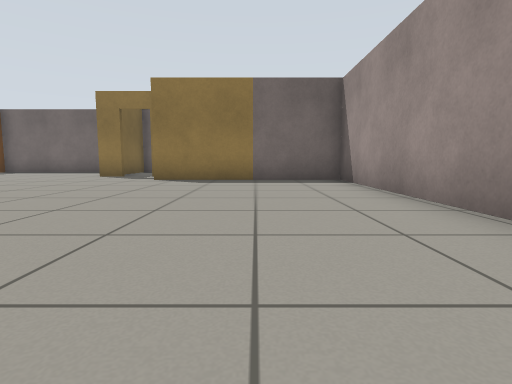
View 1 (above)

17 first-person views from a walk through a Gazebo world. The camera is 0.5 m above the floor, tilts 6° down and sees 80° across. The floor is counted in squares, 1 m on a side. Each view is taken from the middle of a square. On the plan, view 1 faces up. The plan holds only what a view shows up to about 9 squares ahead; the rest is blank.

View 2
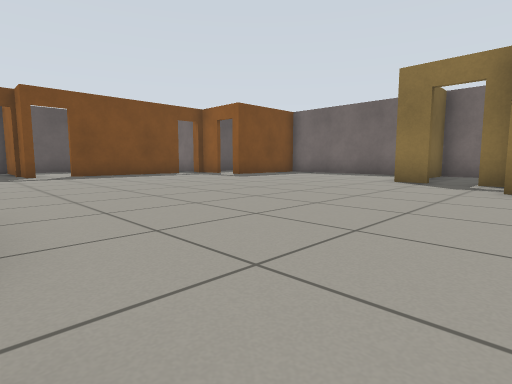

View 3
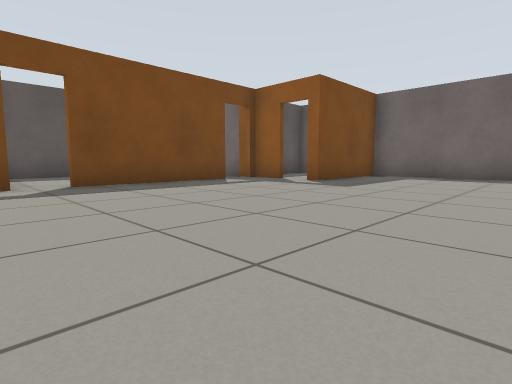

View 4
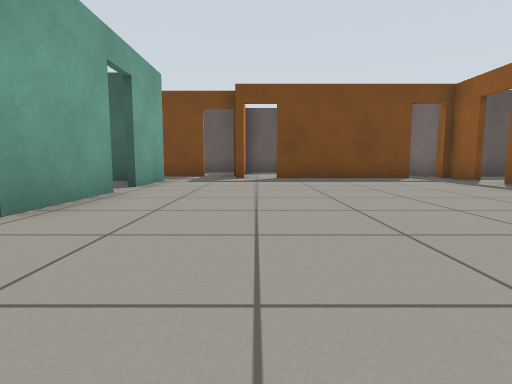

View 5
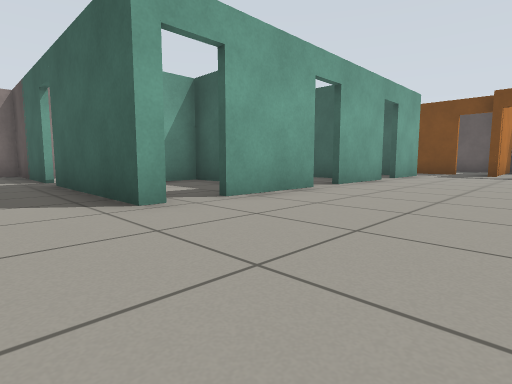

View 6
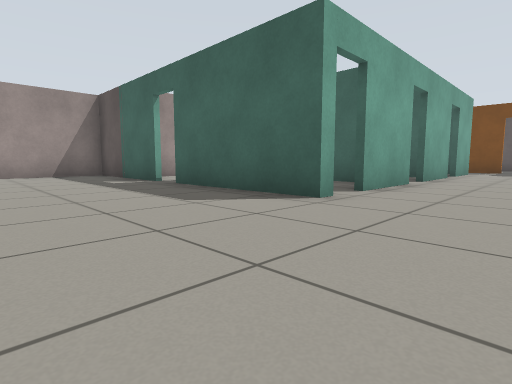

View 7
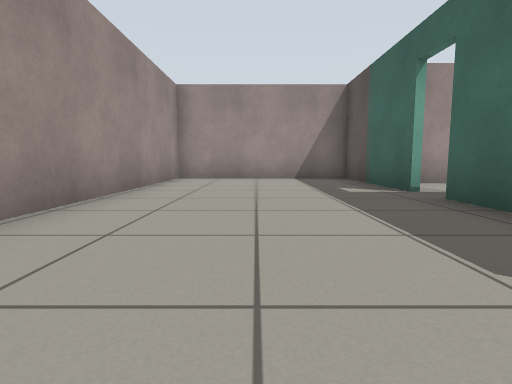

View 8
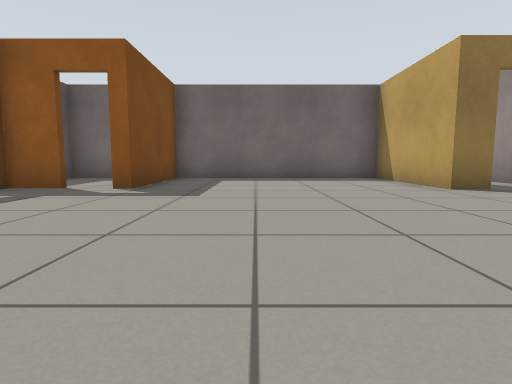

View 9
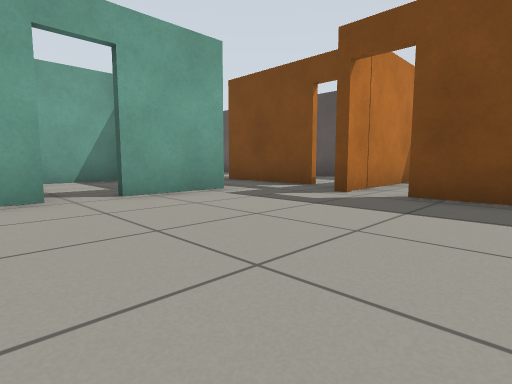

View 10
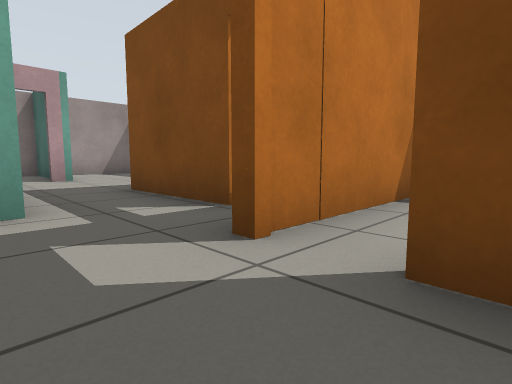

View 11
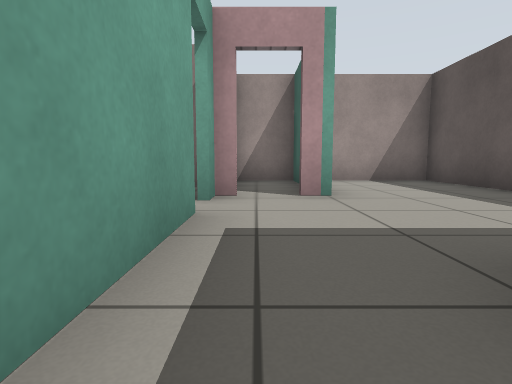

View 12
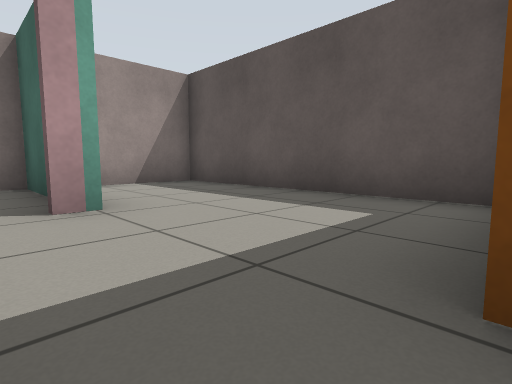

View 13
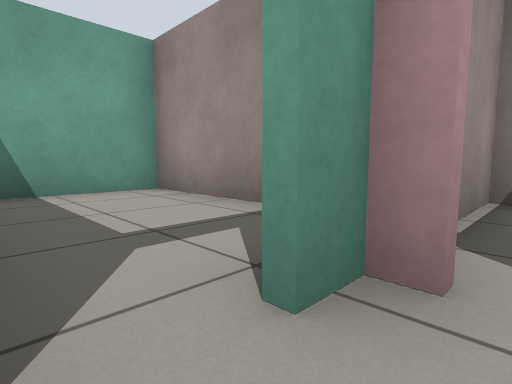

View 14
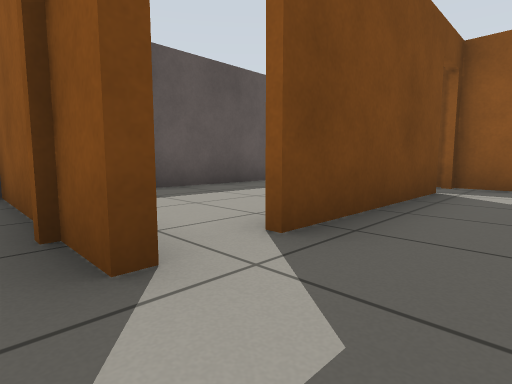

View 15
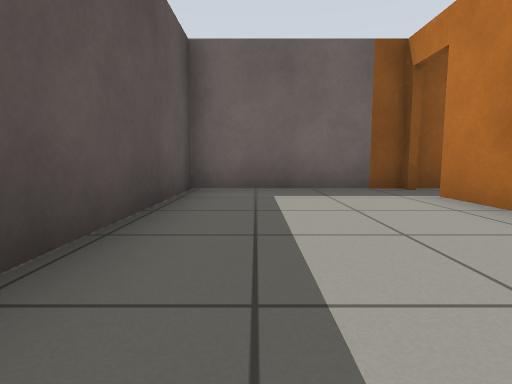

View 16
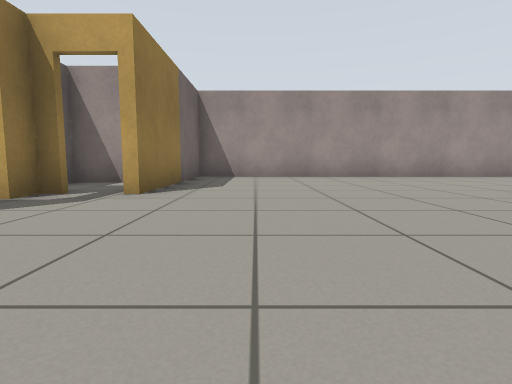

View 17
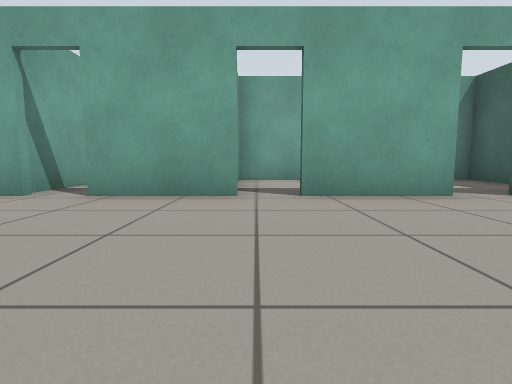

### Floor plan
Ten units are one square. View 1 is at (0, 0); x grows to the right and y downward. Boxes are objects, and circles mark ways between rooms. Rooms are numbered by the first view taken in them; rooms with no view inside come last. Other rooms are left out.
<svg viewBox="-166 -130 192 199">
<path fill="none" stroke="#000" d="M-29 -18 -24 -18 -24 19M-58 -18 -36 -18M-40 -93 -47 -93 -47 -125M-89 -18 -66 -18M-24 27 -24 64 21 64 21 -77 -26 -77M-115 -18 -96 -18M-39 -124 -102 -124 -102 -93M-123 -82 -123 -45M-131 -25 -131 3M-122 -35 -161 -35M-114 19 -114 -4M-125 -69 -125 -82M-154 -36 -123 -36M-114 -93 -161 -93 -161 -40M-131 32 -126 32M-161 5 -161 64 -138 64M-71 16 -45 16M-84 -11 -84 1M-56 15 -56 10M-113 -10 -113 16 -92 16M-119 -124 -131 -124 -131 -106M-129 48 -129 64 -114 64 -114 49M-110 46 -70 46 -70 24"/>
<circle cx="-120" cy="-30" r="3" fill="#2a7"/>
<circle cx="-60" cy="-20" r="3" fill="#2a7"/>
<circle cx="-90" cy="-20" r="3" fill="#2a7"/>
<circle cx="-117" cy="-87" r="3" fill="#2a7"/>
<circle cx="-120" cy="-40" r="3" fill="#2a7"/>
<circle cx="-130" cy="-30" r="3" fill="#2a7"/>
<circle cx="-130" cy="15" r="3" fill="#2a7"/>
<circle cx="-113" cy="27" r="3" fill="#2a7"/>
<text x="-40" y="-40">1</text>
<text x="-120" y="-10">2</text>
<text x="-140" y="-60">3</text>
<text x="-140" y="30">4</text>
<text x="-70" y="0">5</text>
<text x="-100" y="0">6</text>
<text x="-120" y="-110">7</text>
<text x="-120" y="50">8</text>
<text x="-90" y="30">9</text>
</svg>
Room 1 opens to room 2. Room 1 opens to room 5. Room 1 opens to room 6. Room 1 opens to room 7. Room 2 opens to room 3. Room 2 opens to room 4. Room 2 opens to room 8.

Where each view was taken, in squares from view 1:
view 1: 0 up, 0 right, facing up
view 2: 2 up, 2 left, facing up-left
view 3: 3 up, 6 left, facing up-left
view 4: 4 up, 4 left, facing left
view 5: 5 up, 1 left, facing down-left
view 6: 4 up, 1 right, facing down-left
view 7: 2 up, 0 right, facing down
view 8: 4 up, 8 left, facing up
view 9: 6 up, 8 left, facing down-left
view 10: 5 up, 11 left, facing down-left
view 11: 1 up, 12 left, facing down
view 12: 0 up, 12 left, facing down-left
view 13: 2 down, 12 left, facing down-right
view 14: 3 up, 11 left, facing up-left
view 15: 4 up, 15 left, facing up
view 16: 6 up, 7 left, facing right
view 17: 6 up, 6 left, facing down
